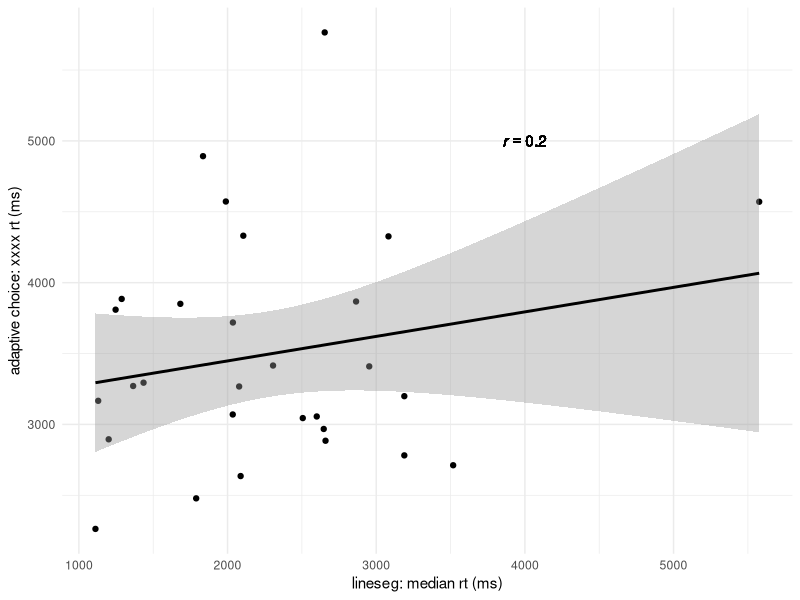
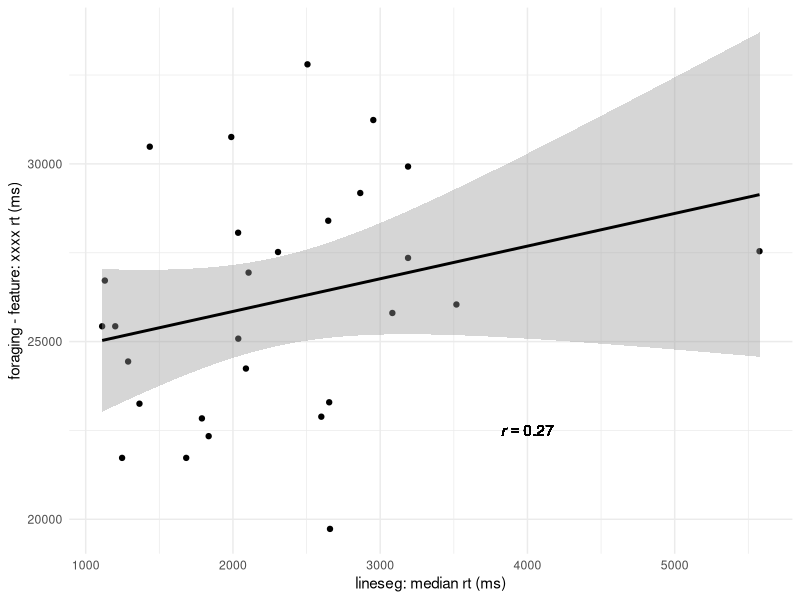
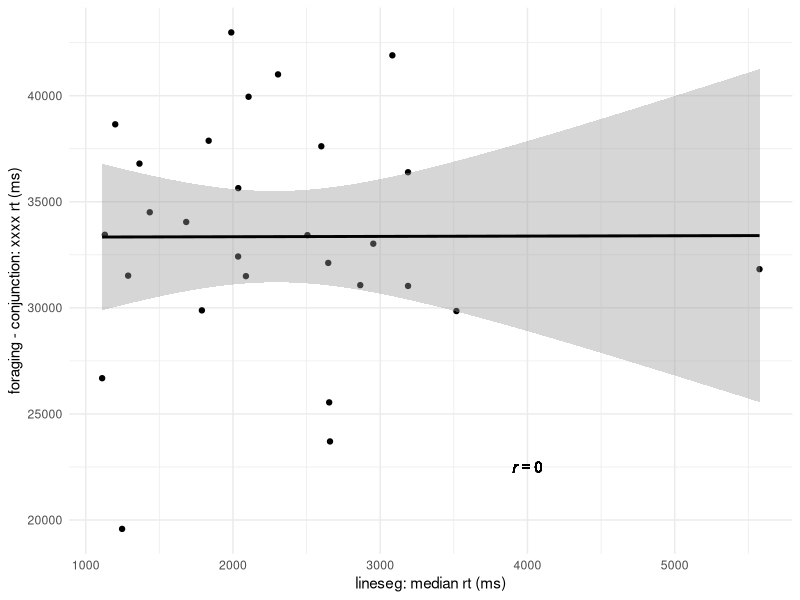

Write R code to recreate these figures, in order.
library(tidyverse)

figXn <- 6
figYn <- 4

dat <- read_csv("summaryData.csv")


# first look at rt

r <- round(with(dat, cor.test(ls_median_rt, ac_rt)$estimate), 2)

plt <- ggplot(dat, aes(x = ls_median_rt, y = ac_rt))
plt <- plt + geom_point() 
plt <- plt + geom_smooth(method = lm, colour = "black")
plt <- plt + theme_minimal()
plt <- plt + scale_x_continuous("lineseg: median rt (ms)")
plt <- plt + scale_y_continuous("adaptive choice: xxxx rt (ms)")
plt <- plt + geom_text(label=paste("italic(r) ==", r), parse = TRUE, x= 4000, y=5000)
ggsave("scratch/ls_v_ac_rt.pdf", width = figYn, height = figYn)

r_feat <- round(with(dat, cor.test(ls_median_rt, fg_medianrt_feature)$estimate), 2)
r_cong <- round(with(dat, cor.test(ls_median_rt, fg_medianrt_cong)$estimate), 2)

plt <- ggplot(dat, aes(x = ls_median_rt, y = fg_medianrt_feature))
plt <- plt + geom_point() 
plt <- plt + geom_smooth(method = lm, colour = "black")
plt <- plt + theme_minimal()
plt <- plt + scale_x_continuous("lineseg: median rt (ms)")
plt <- plt + scale_y_continuous("foraging - feature: xxxx rt (ms)")
plt <- plt + geom_text(label=paste("italic(r) ==", r_feat), parse = TRUE, x= 4000, y=22500)
ggsave("scratch/ls_v_fg_feature_rt.pdf", width = figYn, height = figYn)

plt <- ggplot(dat, aes(x = ls_median_rt, y = fg_medianrt_cong))
plt <- plt + geom_point() 
plt <- plt + geom_smooth(method = lm, colour = "black")
plt <- plt + theme_minimal()
plt <- plt + scale_x_continuous("lineseg: median rt (ms)")
plt <- plt + scale_y_continuous("foraging - conjunction: xxxx rt (ms)")
plt <- plt + geom_text(label=paste("italic(r) ==", r_cong), parse = TRUE, x= 4000, y=22500)
ggsave("scratch/ls_v_fg_conj_rt.pdf", width = figYn, height = figYn)
